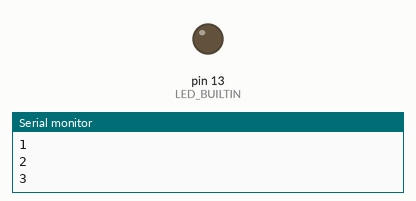
Simulated run of this sketch. Board: Arduino Uno, built with avr-gcc and run on an emulated ATmega328P. On the bench: output pins drawn as LEDs (lit = HIGH), the last lines printed to the serial monitor.

Above: at 2.5 s.
At 5.7 s:
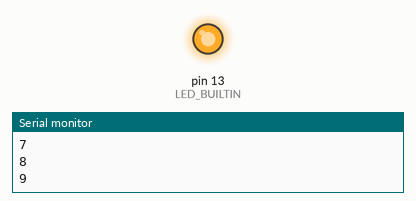
Timing chart, 0 to 9.1 s (numbered marks = the images above):
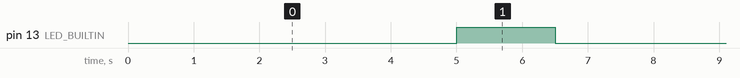

The sketch:

code.ino
```cpp
int liczba = 0;

void setup()
{
  Serial.begin(9600);
  pinMode(LED_BUILTIN, OUTPUT);
}

void loop()
{
  delay(500);
  Serial.println(liczba);
  liczba++;

  if (liczba % 10 == 0){
    digitalWrite(LED_BUILTIN, HIGH);
    delay(1500);
    digitalWrite(LED_BUILTIN, LOW);
    delay(500);
  }
}
```

Measured:
- by itself, pin 13 (LED_BUILTIN): alternates HIGH for 1.5 s and LOW for 5.5 s
